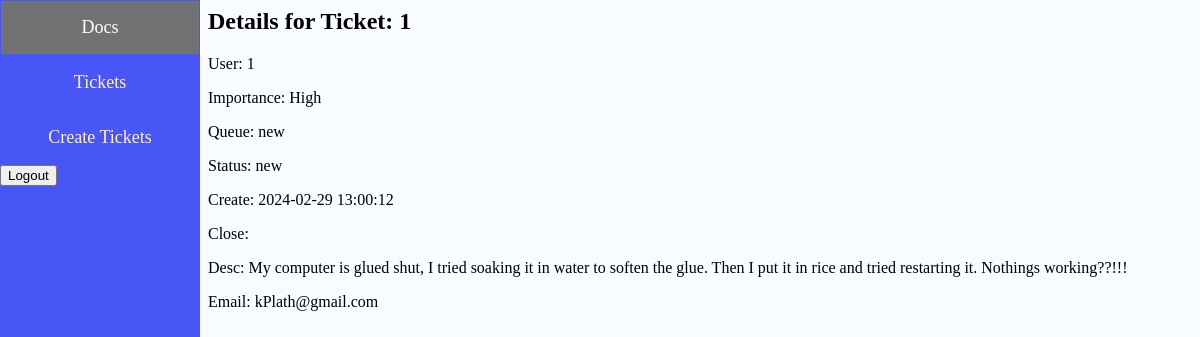
Screenshot of /ticketDetails.php?id=1 with the database file from the repository.
### tables this page shows
CREATE TABLE if NOT EXISTS `ticket` (
  `Ticket_ID` int(11) NOT NULL AUTO_INCREMENT,
  `UserID` int(11) NOT NULL,
  `Importance` enum('High', 'Medium', 'Low') NOT NULL,
  `Queue` enum('new','inprogress','closed','important') NOT NULL,
  `Status` enum('new','reopened','closed') NOT NULL,
  `CreateDate` datetime NOT NULL,
  `CloseDate` datetime,
  `TicketDesc` varchar(1000) NOT NULL,
  `Email` varchar(64) NOT NULL,
  Primary Key(Ticket_ID),
  Foreign Key(UserID) References user(UserID)
);

### ticketDetails.php (the view, shortened to what this page needs)
<html>
    <head>
        <link rel="stylesheet" href="style.css">
    </head>
<?php include ("menu.php")?>
<?php
$servername = "localhost";
$useraccount = "admin";
$password = "admin";
$dbname = "cs410_final";
$conn = new mysqli($servername, $useraccount, $password, $dbname);
$id = isset($_GET['id']) ? $_GET['id'] : null;
if ($id) {
    $sql = "SELECT * FROM ticket WHERE ticket.Ticket_ID = '$id'";
    $result = $conn->query($sql);
    if ($result->num_rows > 0) {
        $row = $result->fetch_row();
        echo '<div class="ticketDetail">';
        echo "<h2>Details for Ticket: " . $row[0] . "</h2>";
        echo "<p>User: " . $row[1] . "</p>";
        echo "<p>Importance: " . $row[2] . "</p>";
        echo "<p>Queue: " . $row[3] . "</p>";
        echo "<p>Status: " . $row[4] . "</p>";
        echo "<p>Create: " . $row[5] . "</p>";
        echo "<p>Close: " . $row[6] . "</p>";
        echo "<p>Desc: " . $row[7] . "</p>";
        echo "<p>Email: " . $row[8] . "</p>";
        echo '</div>';
    } else {
        echo "Ticket not found.";
    }
} else {
    echo "Invalid request.";
}
?>
</html>

### style.css (style rules this page uses)
html { background: #f8fbff; }
.ticketDetail { padding-left: 200px; }

### rows the page displays
ticket: Ticket_ID "1", UserID "1", Importance "High", Queue "new", Status "new", CreateDate "2024-02-29 13:00:12", TicketDesc "My computer is glued shut, I tried soaking it in water to soften the glue. Then I put it in rice and tried restarting it. Nothings working??!!!", Email "kPlath@gmail.com"
